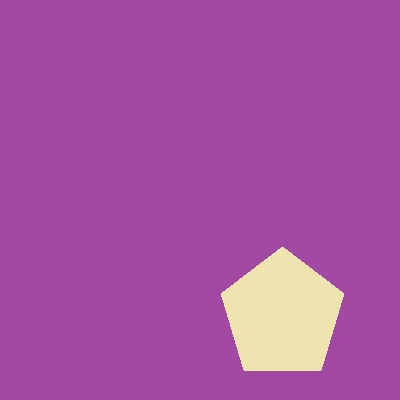
#> input picture 2/3.jpeg, 400 x 400 px
$ python ejm4.py
#> lines starting #> are read from the running program, lines starting #| are printed output that depends on the picture
import cv2

img1 = cv2.imread("3.jpeg")
#> img1 is the input picture: shape (400, 400, 3); mean B, G, R 163.8, 83.3, 168.1
img2 = cv2.imread("4.jpeg")
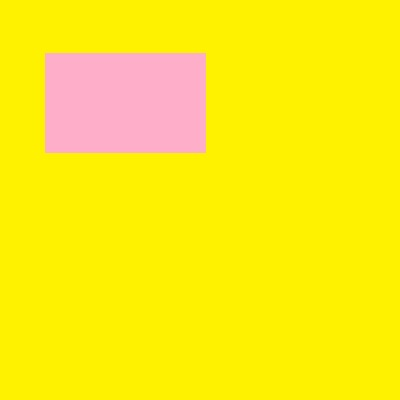
#> input picture 2/4.jpeg, 400 x 400 px
#> img2 is the input picture: shape (400, 400, 3); mean B, G, R 20.2, 235.1, 254

img3 = cv2.add(img1, img2)
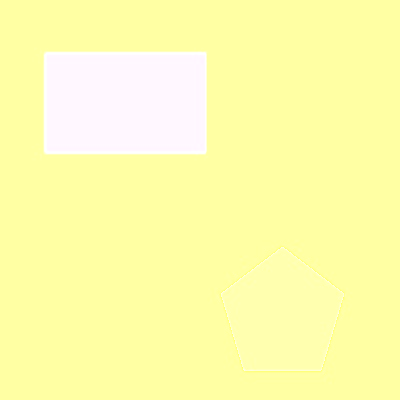
#> img3: shape (400, 400, 3); mean B, G, R 173.4, 254.2, 255

cv2.imshow("img1", img1)
cv2.imshow("img2", img2)
cv2.imshow("resultado", img3)

print(img1[0, 0])
#| [163  73 163]
print(img2[0, 0])
#| [  0 242 254]
print(img3[0, 0])
#| [163 255 255]

cv2.waitKey(0)
cv2.destroyAllWindows()
